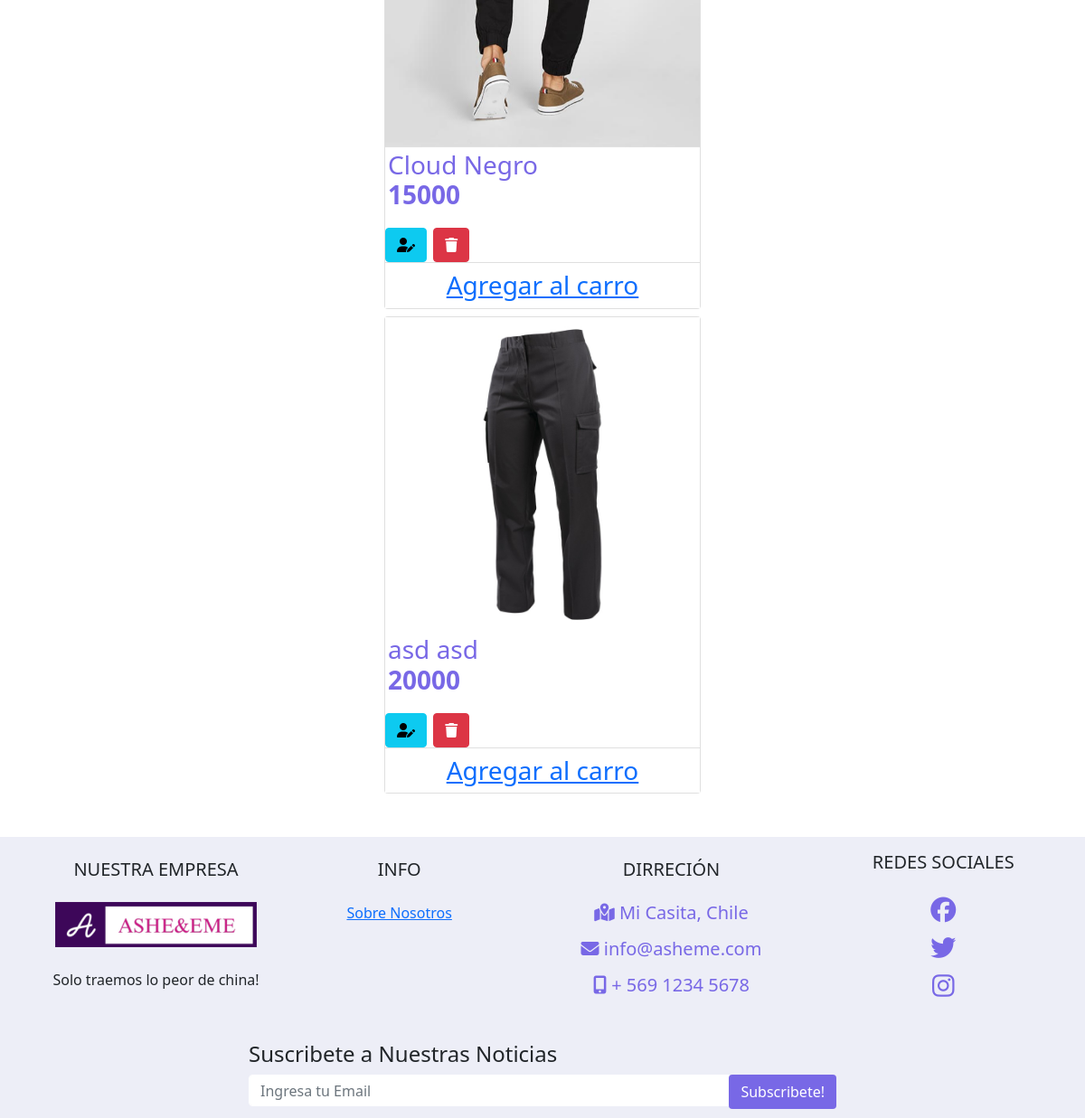
Before: /pan_hombre (lower part) with the older database file.
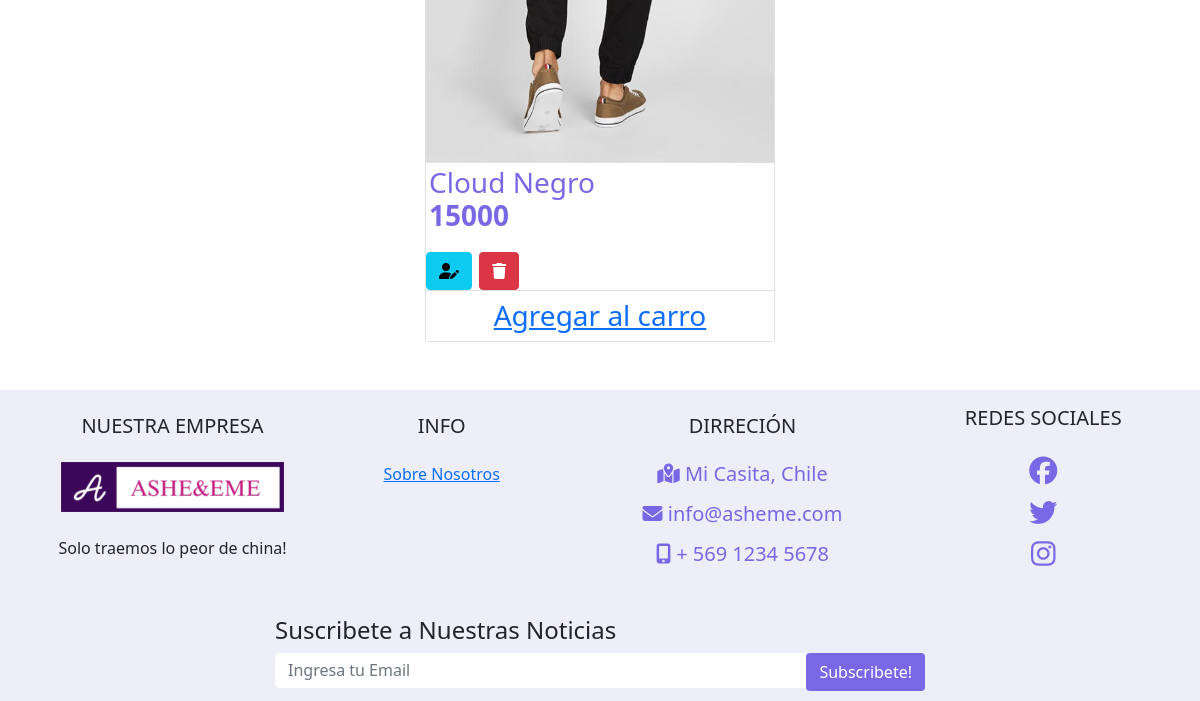
After: the same page with the newer database file.
### asheeme/models.py (models this page shows, shortened)
class Producto(models.Model):
    idProducto = models.CharField(primary_key=True, max_length=10,verbose_name='Código')
    descripcion = models.CharField(max_length=100,verbose_name='Descripción')
    precio = models.IntegerField(verbose_name='Precio Unitario')
    marca = models.CharField(max_length=100,verbose_name='Marca')
    imagen = models.ImageField(verbose_name='Imagen',upload_to='productos',null=True,blank=True)
    tipo = models.ForeignKey(Tipo, on_delete=models.CASCADE)
    class Meta:
            verbose_name = 'producto'
            verbose_name_plural = 'productos'
            ordering = ["descripcion"]

### asheeme/views.py (the view)
# urls.py: path('pan_hombre', pan_hombre, name='pan_hombre'),
def pan_hombre(request):
    productos = Producto.objects.all()
    return render(request, "asheeme/pan_hombre.html",{'productos':productos})

### asheeme/templates/asheeme/pan_hombre.html (shortened to what this page needs)
{% extends 'asheeme/base.html' %}
{% load static %}
{% block content %}
    <div class="container justify-content-center">
        <div class="row">
            <div class="table-responsive">
                <table id="tabla_productos" class="table table-striped table-hover" >
                    <div class="container">
                        <div class="row">
                          <div class="col-sm">
                          </div>
                          <div class="col-sm">
                            {% for producto in productos %}
                                {% if producto.tipo.nombreTipo == "Pantalon Hombre" %}
                                <h3><div class="card mb-3-justify-content-center" style="width: 350px;">
                                    <div id="carousel" class="carousel slide" data-ride="carousel">
                                    <ol class="carousel-indicators">
                                        <li data-target="#carousel" data-slide-to="0" class="active"></li>
                                    </ol>
                                    <div class="carousel-inner" role="listbox">
                                        <div class="carousel-item active">
                                        {% if producto.imagen %}
                                            <img class="img-producto" style="width: 100%;" src="{{producto.imagen.url}}" alt="">
                                        {% else %}
                                            <img class="img-producto" style="width: 100%;" src="{% static 'asheeme/img/image_not_found.jpg' %}" alt="">
                                        {% endif %}
                                        </div>
                                    </div>
                                    <a class="carousel-control-prev" href="#carousel" role="button" data-slide="prev">
                                        <span class="carousel-control-prev-icon" aria-hidden="true"></span>
                                        </a>
                                        <a class="carousel-control-next" href="#carousel" role="button" data-slide="next">
                                        <span class="carousel-control-next-icon" aria-hidden="true"></span>
                                        </a>
                                    </div>
                                    <div class="card-block">
                                    <p class="card-text">
                                        {{producto.marca}}
                                        {{producto.descripcion}}
                                        <br><b id="1"> {{producto.precio}}</b>
                                    </p>
                                    <a class="btn btn-info" href="{% url 'product-update' producto.idProducto %}"><i class="fas fa-user-edit"></i></a>
                                    <a class="btn btn-danger" href="{% url 'product-delete' producto.idProducto %}"><i class="fas fa-trash"></i>                                    </a>
                                    <div class="card-footer">
                                        <a class="boton_personalizado" href="#">Agregar al carro</a>
                                    </div>
                                    </div>
                                </div></h3>
                                {% endif %}
                            {% endfor %}
                          </div>
                          <div class="col-sm">
                          </div>
                        </div>
                    </div>
                </table>
            </div>
        </div>
    </div>
{% endblock %}

Changed rows visible on the page:
removed Producto: imagen (picture), marca "asd", descripcion "asd", precio "20000"
